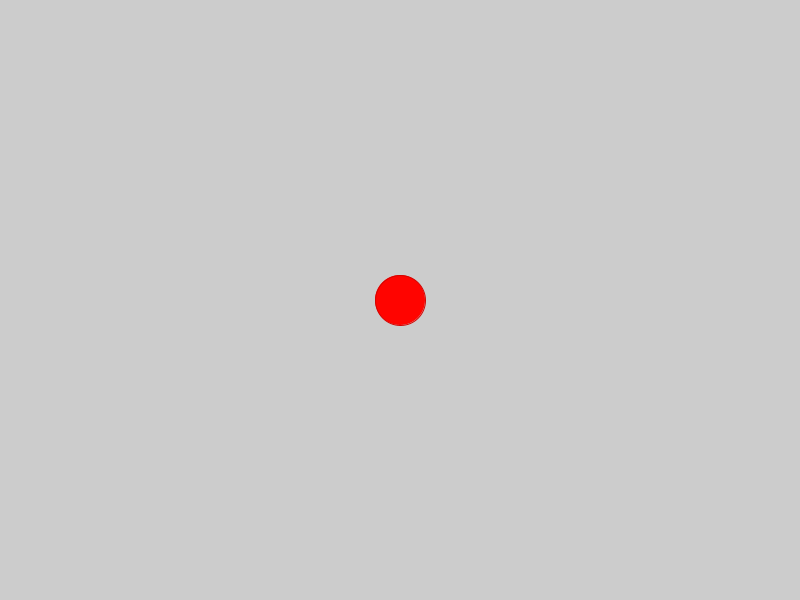
Frame 1 (no input)
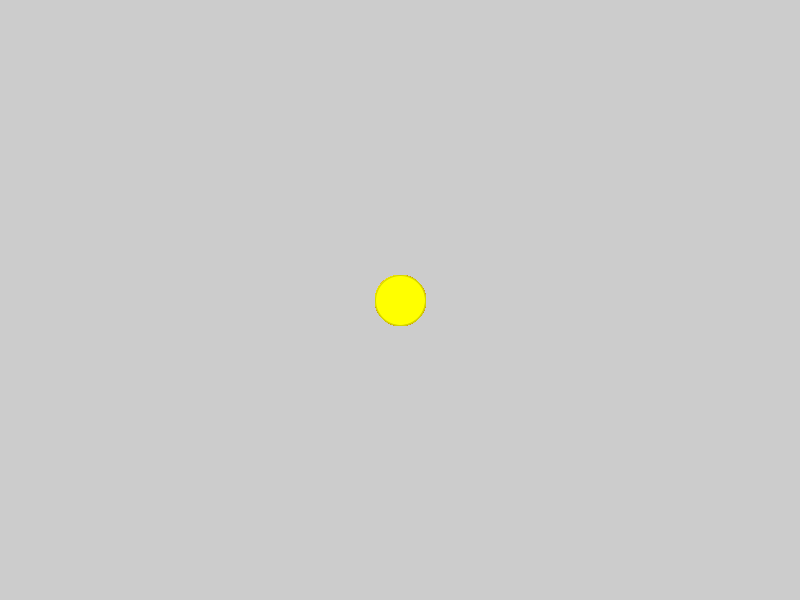
Frame 60 (the mouse pressed at the canvas centre just before this capture)
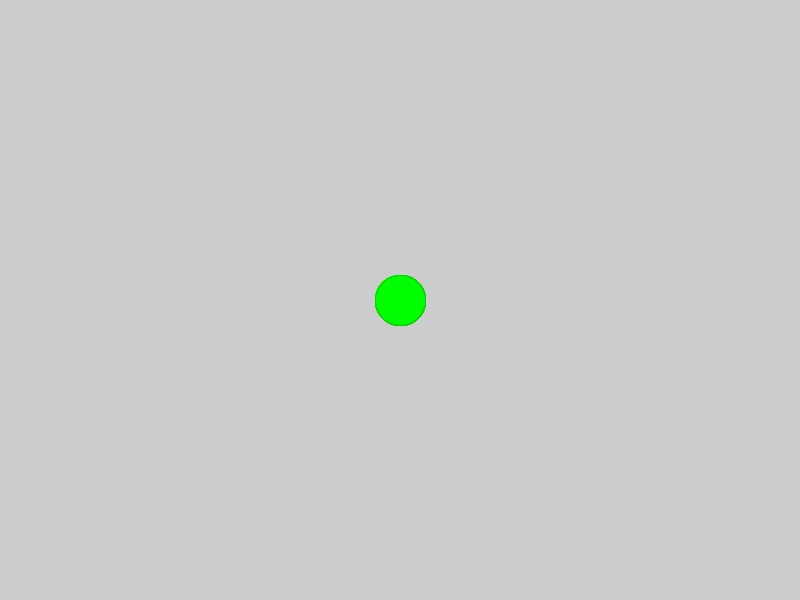
Frame 120 (the mouse held since frame 60 and released just before this capture)

The Processing sketch that drew these frames (run headless with seeded random() and noise(); from frame 60 on, the mouse is pressed at the canvas centre):

// Processing sketch: Mover
// ── Mover.pde
float velx,vely,ax,ay,locx,locy,sz;
void setup(){
  size(800,600);
  colorMode(HSB,360,60,60,80);
  locx=width/2;
  locy=height/2;
  velx=0;
  vely=0;
  ax=0;
  ay=0;
  sz=50;
}
void draw(){
  locx+=velx;
  locy+=vely;
  
  velx=constrain(velx,-3,3);
  vely=constrain(vely,-3,3);
  
  velx+=ax;
  vely+=ay;
  
  stroke(frameCount%360, 100,50);
  fill(frameCount%360,100,100,100);
  ellipse(locx,locy,sz,sz);
  
  if(locx>width+sz/2){
   locx=0; 
  }
  
  if(locx<0){
   locx=width; 
  }
  
  if(locy>height+sz/2){
    locy=0;
  }
  
  if (locy<0){
    locy=height;
  }
}
void keyPressed(){
  ax=random(-.1,.1);
  ay=random(-.1,.1);
}
//changed
